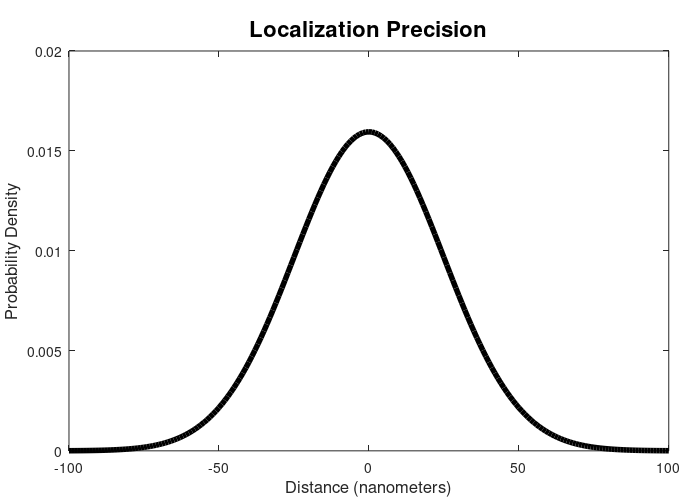

Reproduce this figure in MATLAB.
% Script to generate the localization precision graph used in figure 1 & 2 
% Run in Parametric_fitting folder

% Get path for output
figure_path_parts = strsplit(pwd, 'CLM_paper');
figure_path = [figure_path_parts{1}, 'CLM_figures_and_data/Fig1/'];

% Load in parameters structure
load('parameters_Fig1.mat'); % loads 'params' into local namespace

% Get localizaiton precision
precision = params.STORM_precision;

% Generate distance vector
dist_vector = [-100:1:100];

% Generate the normal pdf
pdf_vector = normpdf(dist_vector, 0, 25);

% Create new figure
hfig = figure('Units', 'pixels', 'Position', [100, 100, 700, 500], 'PaperPositionMode', 'auto', 'InvertHardcopy', 'off', 'Color', [1, 1, 1]);

% Create clear axes for plotting shapes
haxes = axes('Units', 'pixels', 'Position', [70, 50, 600, 400]);
plot(haxes, dist_vector, pdf_vector, 'LineWidth', 4, 'Color', [0, 0, 0]);
set(haxes, 'Xlim', [dist_vector(1), dist_vector(end)], 'Ylim', [0, 0.02], 'Color', 'none');
title('Localization Precision', 'FontSize', 16);
xlabel('Distance (nanometers)','FontSize', 12);
ylabel('Probability Density','FontSize', 12);

% Save image
filename = [figure_path, 'localization_precision'];
print(hfig, filename, '-dpng');

% Cleanup
delete(hfig);